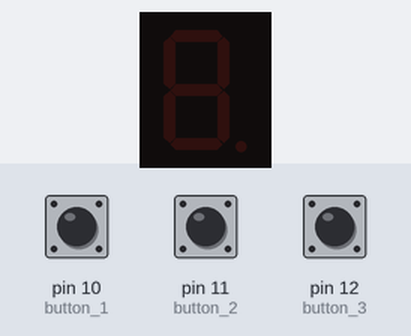
A sketch run on a simulated Arduino Uno, built with avr-gcc and run on an emulated ATmega328P. Parts: 1-digit seven-segment display. Wiring (inferred from the names in the program): 1-digit 7-segment display, segments lit when HIGH: segments pin 3, pin 4, pin 5, pin 6, pin 7, pin 9, pin 8. The test bench sets the inputs (shaded band); at power-on: pin 11 (button_2) LOW, pin 12 (button_3) LOW, pin 10 (button_1) LOW. The segment pins are drawn as the display they are named for.

Above: at 12.8 s.
12.9 s: pin 11 (button_2) pulled HIGH for 3 s
At 15.0 s:
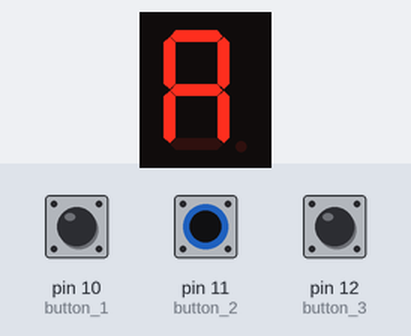
33.5 s: pin 12 (button_3) pulled HIGH for 3 s
At 36.5 s:
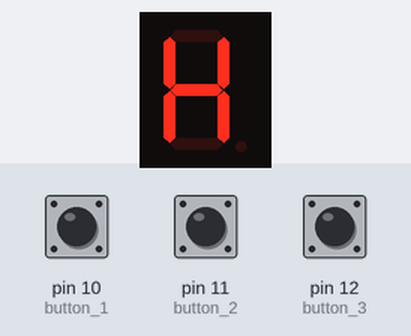
50.2 s: pin 10 (button_1) pulled HIGH for 3 s
At 52.3 s:
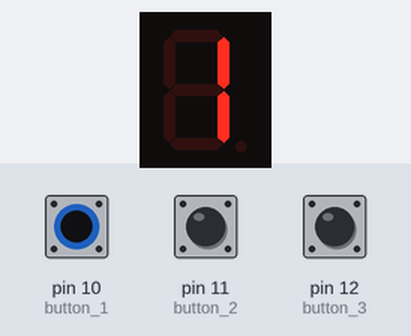
Timing chart, 0 to 53.8 s (numbered marks = the images above; inputs shaded):
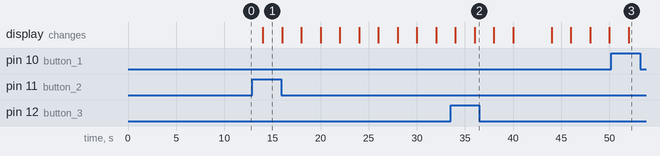

The sketch:

LED_Project.ino
```cpp
int led_a=3;
int led_b=4;
int led_c=5;
int led_d=6;
int led_e=7;
int led_f=9;
int led_g=8;
const int button_1 = 10;
const int button_2 = 11;
const int button_3 = 12;
int ButtonState_1 = 0;
int ButtonState_2 = 0;
int ButtonState_3 = 0;
int LastButtonState_1 = 0;
int LastButtonState_2 = 0;
int LastButtonState_3 = 0;
void setup() {
  pinMode (led_a, OUTPUT);
  pinMode (led_b, OUTPUT);
  pinMode (led_c, OUTPUT);
  pinMode (led_d, OUTPUT);
  pinMode (led_e, OUTPUT);
  pinMode (led_f, OUTPUT);
  pinMode (led_g, OUTPUT);
  pinMode (button_1, INPUT);
  pinMode (button_2, INPUT);
  pinMode (button_3, INPUT);
}
void loop() {
  ButtonState_1 = digitalRead(button_1);
  for (int LastButtonState_1 = 0; LastButtonState_1<256; LastButtonState_1++);
    if (LastButtonState_1 == LOW && ButtonState_1 == HIGH){
    digitalWrite(led_a,LOW);
    digitalWrite(led_b,HIGH);
    digitalWrite(led_c,HIGH);
    digitalWrite(led_d,LOW);
    digitalWrite(led_e,LOW);
    digitalWrite(led_f,LOW);
    digitalWrite(led_g,LOW); //ONE
    delay(2000);
    digitalWrite(led_a,HIGH);
    digitalWrite(led_b,HIGH);
    digitalWrite(led_c,LOW);
    digitalWrite(led_d,HIGH);
    digitalWrite(led_e,HIGH);
    digitalWrite(led_f,LOW);
    digitalWrite(led_g,HIGH); //TWO
    delay(2000);
    digitalWrite(led_a,HIGH);
    digitalWrite(led_b,HIGH);
    digitalWrite(led_c,HIGH);
    digitalWrite(led_d,HIGH);
    digitalWrite(led_e,LOW);
    digitalWrite(led_f,LOW);
    digitalWrite(led_g,HIGH); //THREE
    delay(2000);
    digitalWrite(led_a,LOW);
    digitalWrite(led_b,HIGH);
    digitalWrite(led_c,HIGH);
    digitalWrite(led_d,LOW);
    digitalWrite(led_e,LOW);
    digitalWrite(led_f,HIGH);
    digitalWrite(led_g,HIGH); //FOUR
    delay(2000);
    digitalWrite(led_a,HIGH);
    digitalWrite(led_b,LOW);
    digitalWrite(led_c,HIGH);
    digitalWrite(led_d,HIGH);
    digitalWrite(led_e,LOW);
    digitalWrite(led_f,HIGH);
    digitalWrite(led_g,HIGH); //FIVE
    delay(2000);
    digitalWrite(led_a,HIGH);
    digitalWrite(led_b,LOW);
    digitalWrite(led_c,HIGH);
    digitalWrite(led_d,HIGH);
    digitalWrite(led_e,HIGH);
    digitalWrite(led_f,HIGH);
    digitalWrite(led_g,HIGH); //SIX
    delay(2000);
    digitalWrite(led_a,HIGH);
    digitalWrite(led_b,HIGH);
    digitalWrite(led_c,HIGH);
    digitalWrite(led_d,LOW);
    digitalWrite(led_e,LOW);
    digitalWrite(led_f,LOW);
    digitalWrite(led_g,LOW); //SEVEN
    delay(2000);
    digitalWrite(led_a,HIGH);
    digitalWrite(led_b,HIGH);
    digitalWrite(led_c,HIGH);
    digitalWrite(led_d,HIGH);
    digitalWrite(led_e,HIGH);
    digitalWrite(led_f,HIGH);
    digitalWrite(led_g,HIGH); //EIGHT
    delay(2000);
    digitalWrite(led_a,HIGH);
    digitalWrite(led_b,HIGH);
    digitalWrite(led_c,HIGH);
    digitalWrite(led_d,HIGH);
    digitalWrite(led_e,LOW);
    digitalWrite(led_f,HIGH);
    digitalWrite(led_g,HIGH); //NINE
    delay(2000);
    digitalWrite(led_a,HIGH);
    digitalWrite(led_b,HIGH);
    digitalWrite(led_c,HIGH);
    digitalWrite(led_d,HIGH);
    digitalWrite(led_e,HIGH);
    digitalWrite(led_f,HIGH);
    digitalWrite(led_g,LOW); // ZERO
    delay(2000);
  }
    else(LastButtonState_1 == HIGH && ButtonState_1 == LOW); {
    digitalWrite(led_a,LOW);
    digitalWrite(led_b,LOW);
    digitalWrite(led_c,LOW);
    digitalWrite(led_d,LOW);
    digitalWrite(led_e,LOW);
    digitalWrite(led_f,LOW);
    digitalWrite(led_g,LOW);
    delay(2000);
  }
  ButtonState_2 = digitalRead(button_2);
  for (int LastButtonState_2 = 0; LastButtonState_2<256; LastButtonState_2++);
    if (LastButtonState_2 == LOW && ButtonState_2 == HIGH){
    digitalWrite(led_a,HIGH);
    digitalWrite(led_b,HIGH);
    digitalWrite(led_c,HIGH);
    digitalWrite(led_d,LOW);
    digitalWrite(led_e,HIGH);
    digitalWrite(led_f,HIGH);
    digitalWrite(led_g,HIGH); //A
    delay(2000);
    digitalWrite(led_a,LOW);
    digitalWrite(led_b,LOW);
    digitalWrite(led_c,HIGH);
    digitalWrite(led_d,HIGH);
    digitalWrite(led_e,HIGH);
    digitalWrite(led_f,HIGH);
    digitalWrite(led_g,HIGH); //b
    delay(2000);
    digitalWrite(led_a,HIGH);
    digitalWrite(led_b,LOW);
    digitalWrite(led_c,LOW);
    digitalWrite(led_d,HIGH);
    digitalWrite(led_e,HIGH);
    digitalWrite(led_f,HIGH);
    digitalWrite(led_g,LOW); //C
    delay(2000);
    digitalWrite(led_a,LOW);
    digitalWrite(led_b,HIGH);
    digitalWrite(led_c,HIGH);
    digitalWrite(led_d,HIGH);
    digitalWrite(led_e,HIGH);
    digitalWrite(led_f,LOW);
    digitalWrite(led_g,HIGH); //d
    delay(2000);
    digitalWrite(led_a,HIGH);
    digitalWrite(led_b,LOW);
    digitalWrite(led_c,LOW);
    digitalWrite(led_d,HIGH);
    digitalWrite(led_e,HIGH);
    digitalWrite(led_f,HIGH);
    digitalWrite(led_g,HIGH); //E
    delay(2000);
    digitalWrite(led_a,HIGH);
    digitalWrite(led_b,LOW);
    digitalWrite(led_c,LOW);
    digitalWrite(led_d,LOW);
    digitalWrite(led_e,HIGH);
    digitalWrite(led_f,HIGH);
    digitalWrite(led_g,HIGH); //F
    delay(2000);
    digitalWrite(led_a,HIGH);
    digitalWrite(led_b,LOW);
    digitalWrite(led_c,HIGH);
    digitalWrite(led_d,HIGH);
    digitalWrite(led_e,HIGH);
    digitalWrite(led_f,HIGH);
    digitalWrite(led_g,HIGH); //G
    delay(2000);
    digitalWrite(led_a,LOW);
    digitalWrite(led_b,HIGH);
    digitalWrite(led_c,HIGH);
    digitalWrite(led_d,LOW);
    digitalWrite(led_e,HIGH);
    digitalWrite(led_f,HIGH);
    digitalWrite(led_g,HIGH); //H
    delay(2000);
    digitalWrite(led_a,LOW);
    digitalWrite(led_b,HIGH);
    digitalWrite(led_c,HIGH);
    digitalWrite(led_d,LOW);
    digitalWrite(led_e,LOW);
    digitalWrite(led_f,LOW);
    digitalWrite(led_g,LOW); //I
    delay(2000);
    digitalWrite(led_a,LOW);
    digitalWrite(led_b,HIGH);
    digitalWrite(led_c,HIGH);
    digitalWrite(led_d,HIGH);
    digitalWrite(led_e,HIGH);
    digitalWrite(led_f,LOW);
    digitalWrite(led_g,LOW); // J
    delay(2000);
  }
    else(LastButtonState_2 == HIGH && ButtonState_2 == LOW); {
    digitalWrite(led_a,LOW);
    digitalWrite(led_b,LOW);
    digitalWrite(led_c,LOW);
    digitalWrite(led_d,LOW);
    digitalWrite(led_e,LOW);
    digitalWrite(led_f,LOW);
    digitalWrite(led_g,LOW);
    delay(2000);
  }
  ButtonState_3 = digitalRead(button_3);
  for (int LastButtonState_3 = 0; LastButtonState_3<256; LastButtonState_3++);
    if (LastButtonState_3 == LOW && ButtonState_3 == HIGH){
    digitalWrite(led_a,LOW);
    digitalWrite(led_b,HIGH);
    digitalWrite(led_c,HIGH);
    digitalWrite(led_d,LOW);
    digitalWrite(led_e,HIGH);
    digitalWrite(led_f,HIGH);
    digitalWrite(led_g,HIGH); //H
    delay(2000);
    digitalWrite(led_a,HIGH);
    digitalWrite(led_b,LOW);
    digitalWrite(led_c,LOW);
    digitalWrite(led_d,HIGH);
    digitalWrite(led_e,HIGH);
    digitalWrite(led_f,HIGH);
    digitalWrite(led_g,HIGH); //E
    delay(2000);
    digitalWrite(led_a,LOW);
    digitalWrite(led_b,LOW);
    digitalWrite(led_c,LOW);
    digitalWrite(led_d,HIGH);
    digitalWrite(led_e,HIGH);
    digitalWrite(led_f,HIGH);
    digitalWrite(led_g,LOW); //L
    delay(2000);
    digitalWrite(led_a,LOW);
    digitalWrite(led_b,LOW);
    digitalWrite(led_c,LOW);
    digitalWrite(led_d,HIGH);
    digitalWrite(led_e,HIGH);
    digitalWrite(led_f,HIGH);
    digitalWrite(led_g,LOW); //L
    delay(2000);
    digitalWrite(led_a,HIGH);
    digitalWrite(led_b,HIGH);
    digitalWrite(led_c,HIGH);
    digitalWrite(led_d,HIGH);
    digitalWrite(led_e,HIGH);
    digitalWrite(led_f,HIGH);
    digitalWrite(led_g,LOW); //O
    delay(2000);
    digitalWrite(led_a,LOW);
    digitalWrite(led_b,HIGH);
    digitalWrite(led_c,HIGH);
    digitalWrite(led_d,LOW);
    digitalWrite(led_e,LOW);
    digitalWrite(led_f,LOW);
    digitalWrite(led_g,LOW); //ONE
    delay(2000);
    digitalWrite(led_a,HIGH);
    digitalWrite(led_b,LOW);
    digitalWrite(led_c,HIGH);
    digitalWrite(led_d,HIGH);
    digitalWrite(led_e,LOW);
    digitalWrite(led_f,HIGH);
    digitalWrite(led_g,HIGH); //FIVE
    delay(2000);
  }
    else(LastButtonState_3 == HIGH && ButtonState_3 == LOW); {
    digitalWrite(led_a,LOW);
    digitalWrite(led_b,LOW);
    digitalWrite(led_c,LOW);
    digitalWrite(led_d,LOW);
    digitalWrite(led_e,LOW);
    digitalWrite(led_f,LOW);
    digitalWrite(led_g,LOW);
    delay(2000);
  }
}
```

Measured:
- after the input at 12.9 s, the display: changes after 1.1 s (image 1)
- after the input at 33.5 s, the display: first differs from a run without the input after 2.5 s (image 2)
- after the input at 50.2 s, the display: changes after 1.8 s (image 3)
